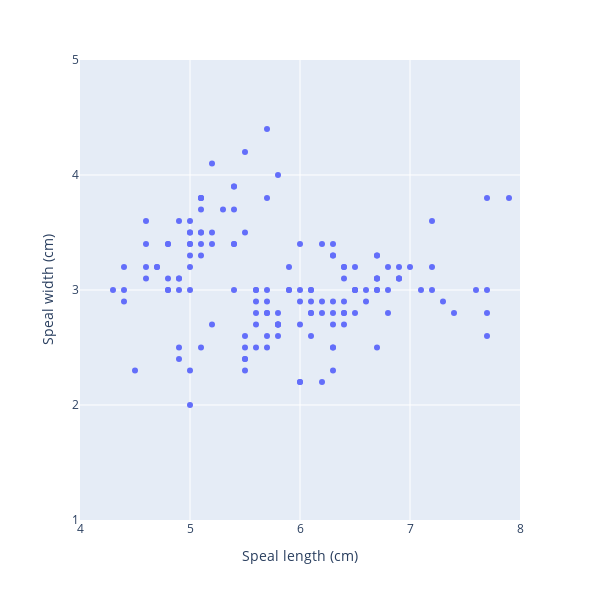
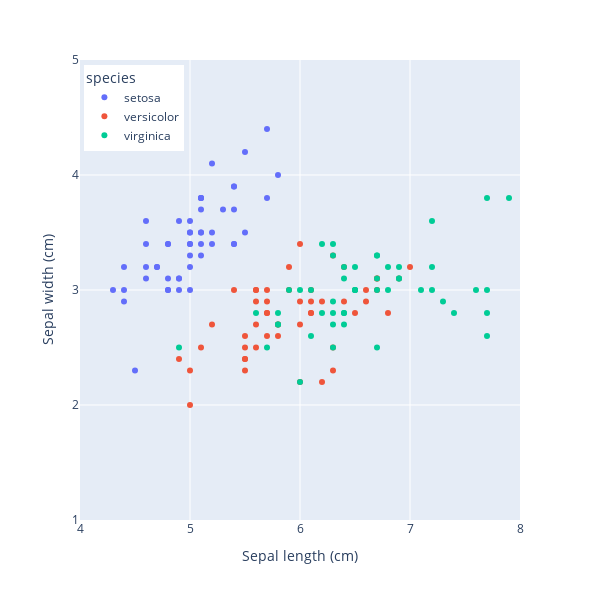

The code cell stored with these charts, in order, in its notebook:
### Code cell
import numpy as np
import seaborn as sns
import plotly.express as px

# 从 seaborn 钟导入鸢尾花样本数据
iris_sns = sns.load_dataset('iris')

fig = px.scatter(iris_sns , x = 'sepal_length', y = 'sepal_width', 
                 width = 600 , height = 600,
                 labels= {"sepal_length" : "Speal length (cm)",
                 "sepal_width" : "Speal width (cm)"})

# 修饰图像
fig.update_layout(xaxis_range =[4,8], yaxis_range=[1,5])
x_ticks = np.arange(4, 8+1)
y_ticks = np.arange(1,5+1)
fig.update_layout(xaxis = dict(tickmode = 'array', tickvals = x_ticks))
fig.update_layout(yaxis = dict(tickmode = 'array', tickvals = y_ticks))

fig.show()


### 以另一种方式展现

fig = px.scatter(iris_sns, x="sepal_length", y="sepal_width",
                 color="species",width = 600, height = 600,
                 labels={"sepal_length": "Sepal length (cm)",
                         "sepal_width": "Sepal width (cm)"})
# 修饰图像
fig.update_layout(xaxis_range=[4, 8], yaxis_range=[1, 5])
fig.update_layout(xaxis = dict(tickmode = 'array',tickvals = x_ticks))
fig.update_layout(yaxis = dict(tickmode = 'array',tickvals = y_ticks))
fig.update_layout(legend=dict(yanchor="top", y=0.99,
xanchor="left",x=0.01))
fig.show()

### Figure 1 — Plotly figure (JSON) as saved in the notebook; plotly's stock layout.template omitted (floating-point values rounded to 4 significant figures; data arrays with more than 128 entries replaced by an {"elided": "..."} marker saying what was removed)
{"data": [{"hovertemplate": "Speal length (cm)=%{x}<br>Speal width (cm)=%{y}<extra></extra>", "legendgroup": "", "marker": {"color": "#636efa", "symbol": "circle"}, "mode": "markers", "name": "", "orientation": "v", "showlegend": false, "type": "scatter", "x": {"elided": "150 float values"}, "xaxis": "x", "y": {"elided": "150 float values"}, "yaxis": "y"}], "layout": {"height": 600, "legend": {"tracegroupgap": 0}, "margin": {"t": 60}, "width": 600, "xaxis": {"anchor": "y", "domain": [0, 1], "range": [4, 8], "tickmode": "array", "tickvals": [4, 5, 6, 7, 8], "title": {"text": "Speal length (cm)"}}, "yaxis": {"anchor": "x", "domain": [0, 1], "range": [1, 5], "tickmode": "array", "tickvals": [1, 2, 3, 4, 5], "title": {"text": "Speal width (cm)"}}}}

### Figure 2 — Plotly figure (JSON) as saved in the notebook; plotly's stock layout.template omitted (floating-point values rounded to 4 significant figures)
{"data": [{"hovertemplate": "species=setosa<br>Sepal length (cm)=%{x}<br>Sepal width (cm)=%{y}<extra></extra>", "legendgroup": "setosa", "marker": {"color": "#636efa", "symbol": "circle"}, "mode": "markers", "name": "setosa", "orientation": "v", "showlegend": true, "type": "scatter", "x": [5.1, 4.9, 4.7, 4.6, 5, 5.4, 4.6, 5, 4.4, 4.9, 5.4, 4.8, 4.8, 4.3, 5.8, 5.7, 5.4, 5.1, 5.7, 5.1, 5.4, 5.1, 4.6, 5.1, 4.8, 5, 5, 5.2, 5.2, 4.7, 4.8, 5.4, 5.2, 5.5, 4.9, 5, 5.5, 4.9, 4.4, 5.1, 5, 4.5, 4.4, 5, 5.1, 4.8, 5.1, 4.6, 5.3, 5], "xaxis": "x", "y": [3.5, 3, 3.2, 3.1, 3.6, 3.9, 3.4, 3.4, 2.9, 3.1, 3.7, 3.4, 3, 3, 4, 4.4, 3.9, 3.5, 3.8, 3.8, 3.4, 3.7, 3.6, 3.3, 3.4, 3, 3.4, 3.5, 3.4, 3.2, 3.1, 3.4, 4.1, 4.2, 3.1, 3.2, 3.5, 3.6, 3, 3.4, 3.5, 2.3, 3.2, 3.5, 3.8, 3, 3.8, 3.2, 3.7, 3.3], "yaxis": "y"}, {"hovertemplate": "species=versicolor<br>Sepal length (cm)=%{x}<br>Sepal width (cm)=%{y}<extra></extra>", "legendgroup": "versicolor", "marker": {"color": "#EF553B", "symbol": "circle"}, "mode": "markers", "name": "versicolor", "orientation": "v", "showlegend": true, "type": "scatter", "x": [7, 6.4, 6.9, 5.5, 6.5, 5.7, 6.3, 4.9, 6.6, 5.2, 5, 5.9, 6, 6.1, 5.6, 6.7, 5.6, 5.8, 6.2, 5.6, 5.9, 6.1, 6.3, 6.1, 6.4, 6.6, 6.8, 6.7, 6, 5.7, 5.5, 5.5, 5.8, 6, 5.4, 6, 6.7, 6.3, 5.6, 5.5, 5.5, 6.1, 5.8, 5, 5.6, 5.7, 5.7, 6.2, 5.1, 5.7], "xaxis": "x", "y": [3.2, 3.2, 3.1, 2.3, 2.8, 2.8, 3.3, 2.4, 2.9, 2.7, 2, 3, 2.2, 2.9, 2.9, 3.1, 3, 2.7, 2.2, 2.5, 3.2, 2.8, 2.5, 2.8, 2.9, 3, 2.8, 3, 2.9, 2.6, 2.4, 2.4, 2.7, 2.7, 3, 3.4, 3.1, 2.3, 3, 2.5, 2.6, 3, 2.6, 2.3, 2.7, 3, 2.9, 2.9, 2.5, 2.8], "yaxis": "y"}, {"hovertemplate": "species=virginica<br>Sepal length (cm)=%{x}<br>Sepal width (cm)=%{y}<extra></extra>", "legendgroup": "virginica", "marker": {"color": "#00cc96", "symbol": "circle"}, "mode": "markers", "name": "virginica", "orientation": "v", "showlegend": true, "type": "scatter", "x": [6.3, 5.8, 7.1, 6.3, 6.5, 7.6, 4.9, 7.3, 6.7, 7.2, 6.5, 6.4, 6.8, 5.7, 5.8, 6.4, 6.5, 7.7, 7.7, 6, 6.9, 5.6, 7.7, 6.3, 6.7, 7.2, 6.2, 6.1, 6.4, 7.2, 7.4, 7.9, 6.4, 6.3, 6.1, 7.7, 6.3, 6.4, 6, 6.9, 6.7, 6.9, 5.8, 6.8, 6.7, 6.7, 6.3, 6.5, 6.2, 5.9], "xaxis": "x", "y": [3.3, 2.7, 3, 2.9, 3, 3, 2.5, 2.9, 2.5, 3.6, 3.2, 2.7, 3, 2.5, 2.8, 3.2, 3, 3.8, 2.6, 2.2, 3.2, 2.8, 2.8, 2.7, 3.3, 3.2, 2.8, 3, 2.8, 3, 2.8, 3.8, 2.8, 2.8, 2.6, 3, 3.4, 3.1, 3, 3.1, 3.1, 3.1, 2.7, 3.2, 3.3, 3, 2.5, 3, 3.4, 3], "yaxis": "y"}], "layout": {"height": 600, "legend": {"title": {"text": "species"}, "tracegroupgap": 0, "x": 0.01, "xanchor": "left", "y": 0.99, "yanchor": "top"}, "margin": {"t": 60}, "width": 600, "xaxis": {"anchor": "y", "domain": [0, 1], "range": [4, 8], "tickmode": "array", "tickvals": [4, 5, 6, 7, 8], "title": {"text": "Sepal length (cm)"}}, "yaxis": {"anchor": "x", "domain": [0, 1], "range": [1, 5], "tickmode": "array", "tickvals": [1, 2, 3, 4, 5], "title": {"text": "Sepal width (cm)"}}}}
